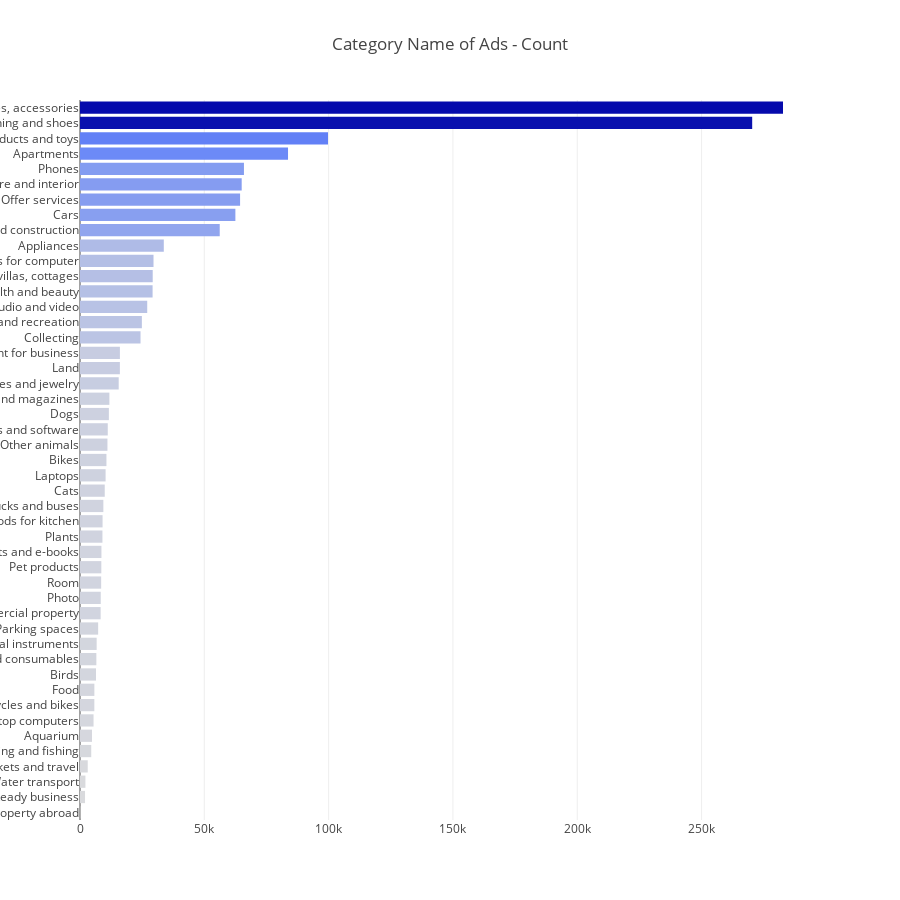

Notebook cell for this chart:
### Code cell
cnt_srs = train_df['category_name_en'].value_counts()
trace = go.Bar(
    y=cnt_srs.index[::-1],
    x=cnt_srs.values[::-1],
    orientation = 'h',
    marker=dict(
        color=cnt_srs.values[::-1],
        colorscale = 'Blues',
        reversescale = True
    ),
)

layout = dict(
    title='Category Name of Ads - Count',
    height=900
    )
data = [trace]
fig = go.Figure(data=data, layout=layout)
py.iplot(fig, filename="category name")

### Figure 1 — Plotly figure (JSON) as saved in the notebook; plotly's stock layout.template omitted (floating-point values rounded to 4 significant figures)
{"data": [{"marker": {"color": [117, 2028, 2180, 3108, 4524, 4840, 5450, 5771, 5781, 6447, 6580, 6695, 7304, 8305, 8345, 8512, 8580, 8624, 9025, 9076, 9394, 9951, 10297, 10638, 11040, 11167, 11612, 11819, 15566, 16038, 16047, 24346, 24881, 27036, 29198, 29244, 29565, 33705, 56201, 62494, 64385, 65035, 65944, 83670, 99747, 270359, 282753], "colorscale": "Blues", "reversescale": true}, "orientation": "h", "type": "bar", "uid": "35fda74e-4861-4934-99b8-213991b1df22", "x": [117, 2028, 2180, 3108, 4524, 4840, 5450, 5771, 5781, 6447, 6580, 6695, 7304, 8305, 8345, 8512, 8580, 8624, 9025, 9076, 9394, 9951, 10297, 10638, 11040, 11167, 11612, 11819, 15566, 16038, 16047, 24346, 24881, 27036, 29198, 29244, 29565, 33705, 56201, 62494, 64385, 65035, 65944, 83670, 99747, 270359, 282753], "y": ["Property abroad", "Ready business", "Water transport", "Tickets and travel", "Hunting and fishing", "Aquarium", "Desktop computers", "Motorcycles and bikes", "Food", "Birds", "Office equipment and consumables", "Musical instruments", "Garages and Parking spaces", "Commercial property", "Photo", "Room", "Pet products", "Tablets and e-books", "Plants", "Tableware and goods for kitchen", "Trucks and buses", "Cats", "Laptops", "Bikes", "Other animals", "Games, consoles and software", "Dogs", "Books and magazines", "Watches and jewelry", "Land", "Equipment for business", "Collecting", "Sports and recreation", "Audio and video", "Health and beauty", "Houses, villas, cottages", "Products for computer", "Appliances", "Repair and construction", "Cars", "Offer services", "Furniture and interior", "Phones", "Apartments", "Children's products and toys", "Children's clothing and shoes", "Clothing, shoes, accessories"]}], "layout": {"height": 900, "title": "Category Name of Ads - Count"}}
